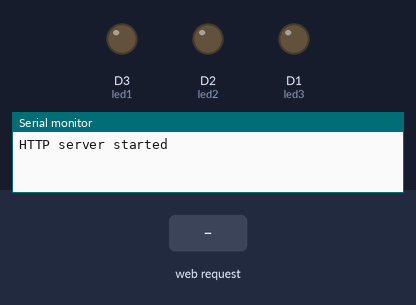
Simulated run of this sketch. Board: ESP8266 (NodeMCU). On the bench: output pins drawn as LEDs (lit = HIGH), the last lines printed to the serial monitor. Inputs (shaded band) come from the test bench.

Above: at 1.2 s.
1.3 s: HTTP request GET /led1_true received
At 2.1 s:
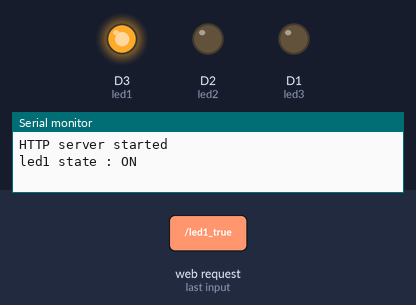
2.8 s: HTTP request GET /led2_true received
At 3.3 s:
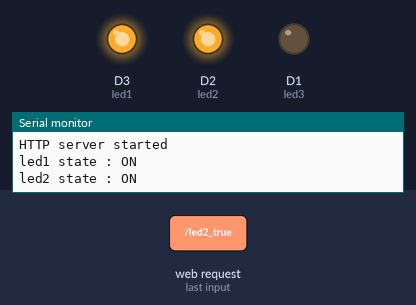
4.3 s: HTTP request GET /led1_false received
At 5.5 s:
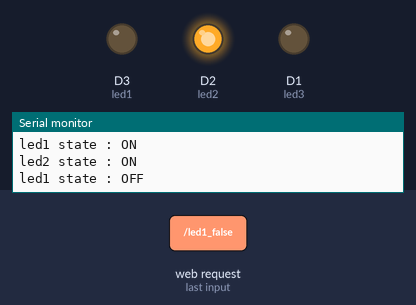
5.8 s: HTTP request GET /led3_true received
At 6.7 s:
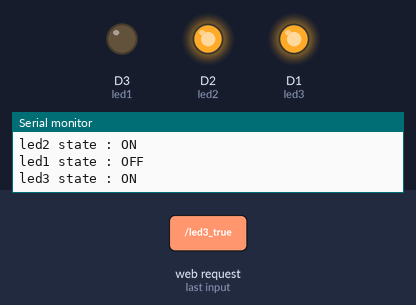
7.3 s: HTTP request GET /led2_false received
At 7.9 s:
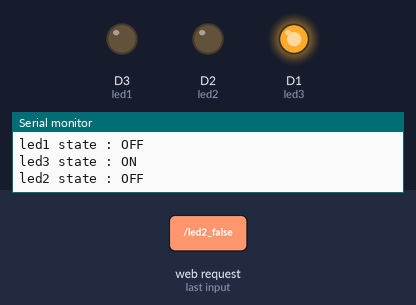
8.8 s: HTTP request GET / received
At 9.1 s:
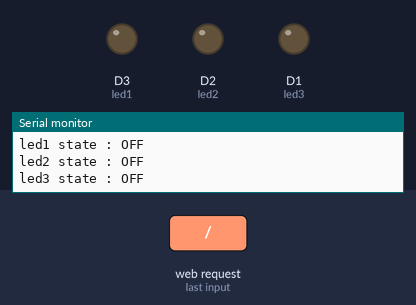
Timing chart, 0 to 11.3 s (numbered marks = the images above; inputs shaded):
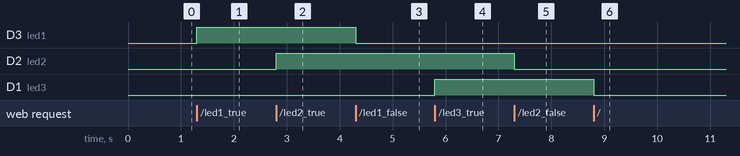

The sketch:

logic_gates_game.ino
```cpp
#include <ESP8266WiFi.h>
#include <ESP8266WebServer.h>
#define led1 D3
#define led2 D2
#define led3 D1

const char* ssid = "LogicGatesGame";
const char* password = "12345678";
bool led1_state = LOW, led2_state = LOW, led3_state = LOW;
ESP8266WebServer Server(80);
IPAddress localIP(192,168,6,6), gateway(192,168,1,1), subnet(255,255,255,0);

void setup()
{
  Serial.begin(115200);
  pinMode(led1, OUTPUT);
  pinMode(led2, OUTPUT);
  pinMode(led3, OUTPUT);

  WiFi.softAP(ssid, password);
  WiFi.softAPConfig(localIP, gateway, subnet);

  Server.on("/", handleOnConnect);
  Server.on("/led1_true", handlelled1On);
  Server.on("/led1_false", handlelled1Off);
  Server.on("/led2_true", handlelled2On);
  Server.on("/led2_false", handlelled2Off);
  Server.on("/led3_true", handlelled3On);
  Server.on("/led3_false", handlelled3Off);
  Server.onNotFound(handleNotFound);
  Server.begin();
  Serial.println("HTTP server started");
}

void loop()
{
  Server.handleClient();
  digitalWrite(led1, led1_state);
  digitalWrite(led2, led2_state);
  digitalWrite(led3, led3_state);
}

void handleOnConnect()
{
  led1_state = LOW;
  led2_state = LOW;
  led3_state = LOW;
  Serial.println("led1 state : OFF");
  Serial.println("led2 state : OFF");
  Serial.println("led3 state : OFF");
  Server.send(200, "text/plain", "connected");
}
void handlelled1On()
{
  led1_state = HIGH;
  digitalWrite(led1, led1_state);
  Serial.println("led1 state : ON");
  Server.send(200, "text/plain", "ON");
}
void handlelled1Off()
{
  led1_state = LOW;
  Serial.println("led1 state : OFF");
  Server.send(200, "text/plain", "OFF");
}
void handlelled2On()
{
  led2_state = HIGH;
  Serial.println("led2 state : ON");
  Server.send(200, "text/plain", "ON");
}
void handlelled2Off()
{
  led2_state = LOW;
  Serial.println("led2 state : OFF");
  Server.send(200, "text/plain", "OFF");
}

void handlelled3On()
{
  led3_state = HIGH;
  Serial.println("led3 state : ON");
  Server.send(200, "text/plain", "ON");
}
void handlelled3Off()
{
  led3_state = LOW;
  Serial.println("led3 state : OFF");
  Server.send(200, "text/plain", "OFF");
}
void handleNotFound()
{
  Server.send(404, "text/plain", "Not found");
}
```

Measured:
- after the input at 1.3 s, D3 (led1): LOW → HIGH at once
- after the input at 2.8 s, D2 (led2): LOW → HIGH at once
- after the input at 4.3 s, D3 (led1): HIGH → LOW at once
- after the input at 5.8 s, D1 (led3): LOW → HIGH at once
- after the input at 7.3 s, D2 (led2): HIGH → LOW at once
- after the input at 8.8 s, D1 (led3): HIGH → LOW at once
